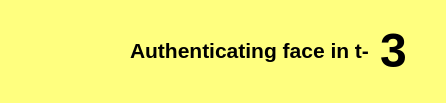
<?xml version="1.0" encoding="UTF-8"?>
<ui version="4.0">
 <class>Form</class>
 <widget class="QWidget" name="Form">
  <property name="geometry">
   <rect>
    <x>0</x>
    <y>0</y>
    <width>446</width>
    <height>103</height>
   </rect>
  </property>
  <property name="windowTitle">
   <string>Form</string>
  </property>
  <widget class="QFrame" name="frame">
   <property name="geometry">
    <rect>
     <x>-10</x>
     <y>-10</y>
     <width>461</width>
     <height>121</height>
    </rect>
   </property>
   <property name="styleSheet">
    <string notr="true">background-color: rgb(255, 255, 127);</string>
   </property>
   <property name="frameShape">
    <enum>QFrame::StyledPanel</enum>
   </property>
   <property name="frameShadow">
    <enum>QFrame::Raised</enum>
   </property>
   <widget class="QLabel" name="label">
    <property name="geometry">
     <rect>
      <x>140</x>
      <y>40</y>
      <width>251</width>
      <height>41</height>
     </rect>
    </property>
    <property name="font">
     <font>
      <family>Arial</family>
      <pointsize>16</pointsize>
      <weight>75</weight>
      <bold>true</bold>
     </font>
    </property>
    <property name="text">
     <string>Authenticating face in t-</string>
    </property>
   </widget>
   <widget class="QLabel" name="label_2">
    <property name="geometry">
     <rect>
      <x>40</x>
      <y>20</y>
      <width>81</width>
      <height>81</height>
     </rect>
    </property>
    <property name="text">
     <string/>
    </property>
    <property name="pixmap">
     <pixmap>../icons/timer.png</pixmap>
    </property>
    <property name="scaledContents">
     <bool>true</bool>
    </property>
   </widget>
   <widget class="QLabel" name="label_cd">
    <property name="geometry">
     <rect>
      <x>390</x>
      <y>30</y>
      <width>31</width>
      <height>61</height>
     </rect>
    </property>
    <property name="font">
     <font>
      <family>Arial</family>
      <pointsize>36</pointsize>
      <weight>75</weight>
      <bold>true</bold>
     </font>
    </property>
    <property name="text">
     <string>3</string>
    </property>
   </widget>
  </widget>
 </widget>
 <resources/>
 <connections/>
</ui>
